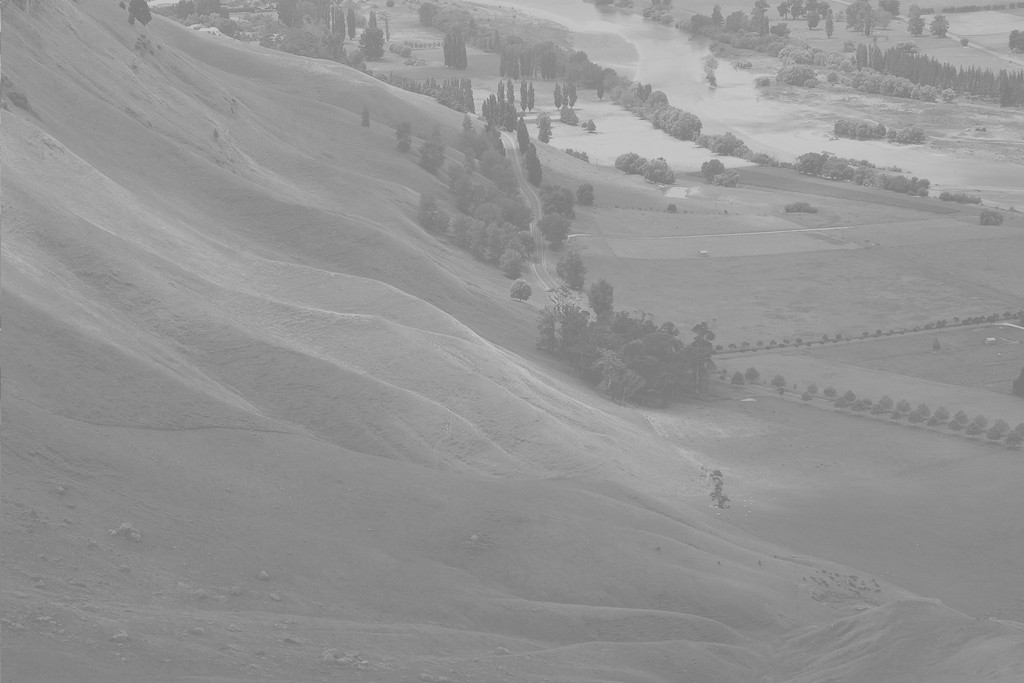
#> input picture data/Unequalized_Hawkes_Bay_NZ.jpg, 1024 x 683 px, given in place of Astronaut-EVA.jpg, which was not available
$ python images.py
#> lines starting #> are read from the running program, lines starting #| are printed output that depends on the picture; pictures that were not available may be replaced by others from this repository, and a replacement may not be noted
import numpy as np
import matplotlib.pyplot as plt

# Load the image into an array: img
img = plt.imread('./data/Astronaut-EVA.jpg')
#> img is the input picture: shape (683, 1024, 3); min 114, max 208, mean 148

# Print the shape of the image
print(img.shape)
#| (683, 1024, 3)

# Display the image
plt.imshow(img)

# Hide the axes
plt.axis('off')
plt.show()

# Compute the sum of the red, green and blue channels: intensity
intensity = img.sum(axis=2)
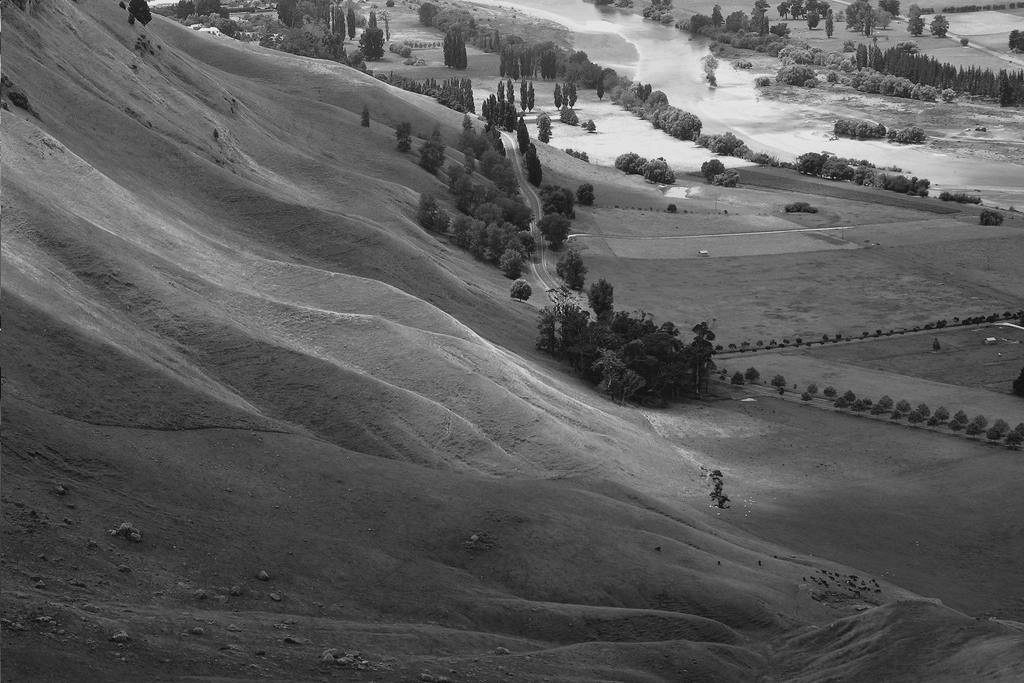
#> intensity: shape (683, 1024) uint64; min 342, max 624, mean 444; drawn with min black and max white

# Print the shape of the intensity
print(intensity.shape)
#| (683, 1024)

# Display the intensity with a colormap of 'gray'
plt.imshow(intensity,cmap='gray')

# Add a colorbar
plt.colorbar()

# Hide the axes and show the figure
plt.axis('off')
plt.show()
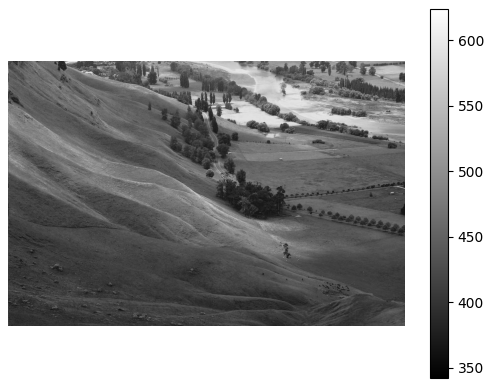
#> figure drawn by matplotlib, 2 panels


# Specify the extent and aspect ratio of the top left subplot
plt.subplot(2,2,1)
plt.title('extent=(-1,1,-1,1),\naspect=0.5')
plt.xticks([-1,0,1])
plt.yticks([-1,0,1])
plt.imshow(img, extent=(-1,1,-1,1), aspect=0.5)

# Specify the extent and aspect ratio of the top right subplot
plt.subplot(2,2,2)
plt.title('extent=(-1,1,-1,1),\naspect=1')
plt.xticks([-1,0,1])
plt.yticks([-1,0,1])
plt.imshow(img, extent=(-1,1,-1,1), aspect=1)

# Specify the extent and aspect ratio of the bottom left subplot
plt.subplot(2,2,3)
plt.title('extent=(-1,1,-1,1),\naspect=2')
plt.xticks([-1,0,1])
plt.yticks([-1,0,1])
plt.imshow(img, extent=(-1,1,-1,1), aspect=2)

# Specify the extent and aspect ratio of the bottom right subplot
plt.subplot(2,2,4)
plt.title('extent=(-2,2,-1,1),\naspect=2')
plt.xticks([-2,-1,0,1,2])
plt.yticks([-1,0,1])
plt.imshow(img, extent=(-2,2,-1,1), aspect=2)

# Improve spacing and display the figure
plt.tight_layout()
plt.show()
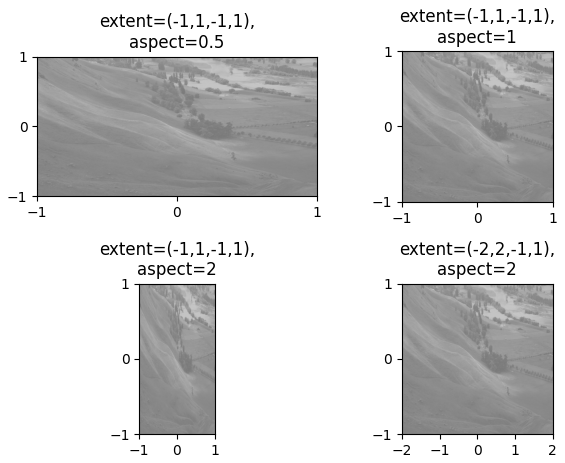
#> figure drawn by matplotlib, 4 panels


# Load the image into an array: image
image = plt.imread('./data/Unequalized_Hawkes_Bay_NZ.jpg')

# Extract minimum and maximum values from the image: pmin, pmax
pmin, pmax = image.min(), image.max()
#> pmin = 114; pmax = 208
print("The smallest & largest pixel intensities are %d & %d." % (pmin, pmax))
#| The smallest & largest pixel intensities are 114 & 208.

# Rescale the pixels: rescaled_image
rescaled_image = (255*((image - pmin) / (pmax - pmin))).astype(int)
print("The rescaled smallest & largest pixel intensities are %.1f & %.1f." %
      (rescaled_image.min(), rescaled_image.max()))
#| The rescaled smallest & largest pixel intensities are 0.0 & 255.0.

# Display the original image in the top subplot
plt.subplot(2,1,1)
plt.title('original image')
plt.axis('off')
plt.imshow(image)

# Display the rescaled image in the bottom subplot
plt.subplot(2,1,2)
plt.title('rescaled image')
plt.axis('off')
plt.imshow(rescaled_image)

plt.show()
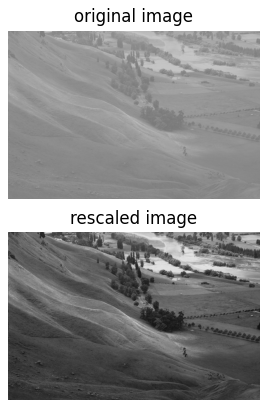
#> figure drawn by matplotlib, 2 panels
